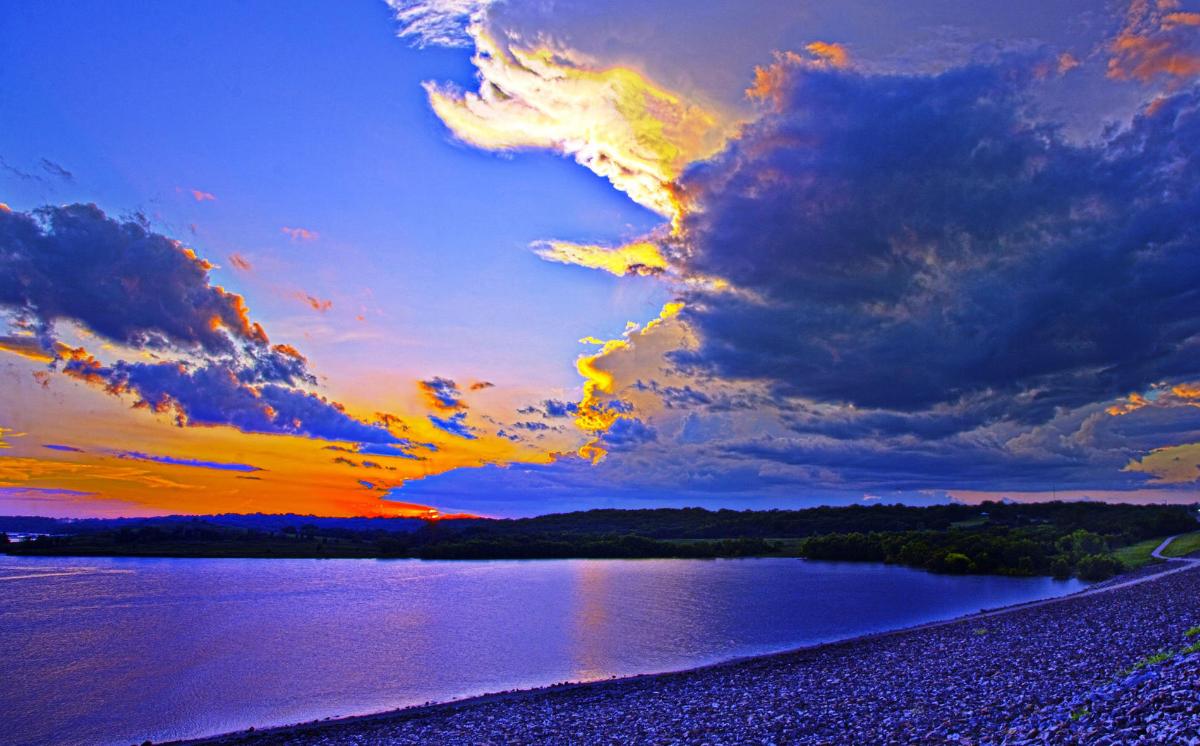
#> input picture img/scenery1.png, 1200 x 746 px
$ python ITTITest.py
#> lines starting #> are read from the running program, lines starting #| are printed output that depends on the picture
import cv2
import matplotlib.pyplot as plt
import numpy as np


def readImg(path):
    # 读取图片
    img = cv2.imread(path)
    img_cv = cv2.cvtColor(img, cv2.COLOR_BGR2RGB)

    # 调整图片大小
    resized_img = cv2.resize(img_cv, (640, 480))
    return resized_img


# 构建高斯金字塔
def build_gaussian_pyramid(image, levels):
    # 构建空元组来存储高斯金字塔图像
    pyramid = ()

    # 首先将输入图像放入金字塔元组中
    pyramid += (image,)

    # 对输入图像进行高斯滤波和下采样，生成金字塔图像
    for i in range(levels - 1):
        # 进行高斯滤波
        blur = cv2.GaussianBlur(pyramid[i], (3, 3), 0)
        # 进行下采样
        downsample = cv2.pyrDown(blur)
        # 将结果加入金字塔元组中
        pyramid += (downsample,)

    return pyramid


# 构建亮度高斯金字塔
def build_intensity_gaussian_pyramid(image, levels):
    # 将彩色图像转换为灰度图像
    gray = cv2.cvtColor(image, cv2.COLOR_RGB2GRAY)

    # 构建空元组来存储高斯金字塔图像
    pyramid = ()

    # 首先将灰度图像放入金字塔元组中
    pyramid += (gray,)

    # 对灰度图像进行高斯滤波和下采样，生成金字塔图像
    for i in range(levels - 1):
        # 进行高斯滤波
        blur = cv2.GaussianBlur(pyramid[i], (3, 3), 0)
        # 进行下采样
        downsample = cv2.pyrDown(blur)
        # 将结果加入金字塔元组中
        pyramid += (downsample,)

    return pyramid


# 构建颜色高斯金字塔
def build_color_gaussian_pyramid(image, levels):
    # 构建空元组来存储颜色高斯金字塔图像

    pyramid = ()

    # 对输入图像进行通道分离，生成 BGR 三个颜色通道的图像
    b, g, r = cv2.split(image)

    # 首先将红色特征放入金字塔元组中
    red_feature = r - (g + b) / 2
    pyramid += (red_feature,)

    # 然后将绿色特征放入金字塔元组中
    green_feature = g - (r + b) / 2
    pyramid += (green_feature,)

    # 接着将蓝色特征放入金字塔元组中
    blue_feature = b - (r + g) / 2
    pyramid += (blue_feature,)

    # 最后将黄色特征放入金字塔元组中
    yellow_feature = (r + g) / 2 - np.abs(r - g) / 2 - b
    pyramid += (yellow_feature,)

    # 对每个特征图像进行高斯滤波和下采样，生成颜色高斯金字塔图像
    for i in range(3):
        for j in range(3):
            # 进行高斯滤波
            for k in range(4):
                pyramid_level = cv2.GaussianBlur(pyramid[k * 4 + i * 3 + j], (3, 3), 0)
                pyramid = pyramid[:k * 4 + i * 3 + j] + (pyramid_level,) + pyramid[k * 4 + i * 3 + j + 1:]

    return pyramid[4:]  # 不需要返回红、绿、蓝、黄四个特征图像


def main():
    img = readImg(PATH)
#> in readImg, img is the input picture: shape (746, 1200, 3); mean B, G, R 154.4, 90.5, 91.2
#> in readImg, `resized_img = cv2.resize(img_cv, (640, 480))`:
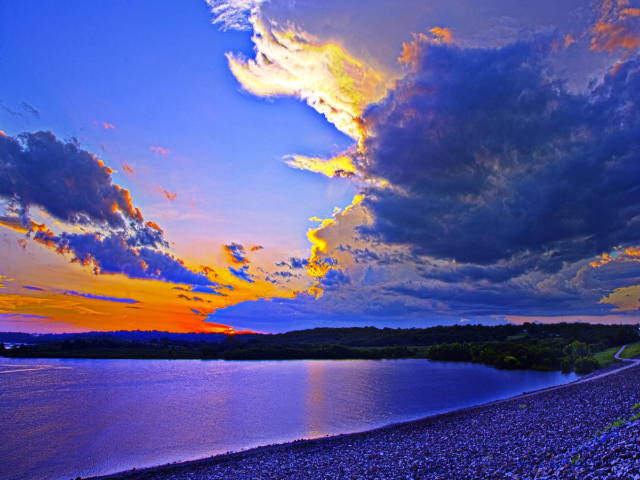
#> resized_img: shape (480, 640, 3); mean R, G, B 91.1, 90.4, 154.3
    pyramid = build_gaussian_pyramid(img, 9)
#> the loop in build_gaussian_pyramid, `for i in range(levels - 1):` made 8 passes
#> pass 2, in build_gaussian_pyramid, `downsample = cv2.pyrDown(blur)`:
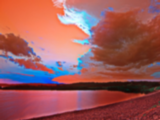
#> downsample: shape (120, 160, 3); mean of channels 0, 1, 2 91.4, 90.7, 154.7; drawn as B, G, R
#> after the loop in build_gaussian_pyramid, `for i in range(levels - 1):`: pyramid = 9 items
#> pyramid = 9 items
    brightness_pyramid = build_intensity_gaussian_pyramid(img, 9)
#> the loop in build_intensity_gaussian_pyramid, `for i in range(levels - 1):` made 8 passes
#> downsample on pass 8: [[123, 124, 112], [114, 112, 98]]
#> brightness_pyramid = 9 items
    red_color_pyramid = build_color_gaussian_pyramid(img, 9)[0]
#> in build_color_gaussian_pyramid, `b, g, r = cv2.split(image)`:
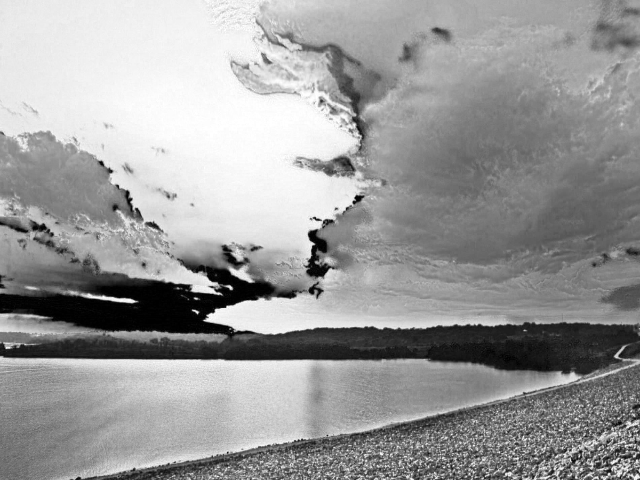
#> r: shape (480, 640); min 0, max 255, mean 154.3
#> in build_color_gaussian_pyramid, `red_feature = r - (g + b) / 2`:
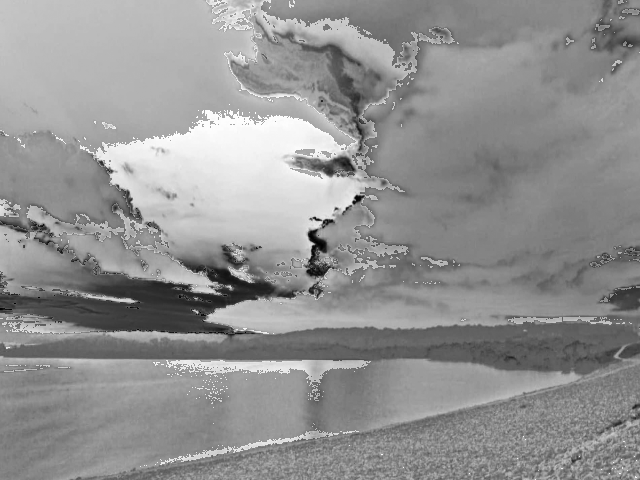
#> red_feature: shape (480, 640) float64; min -124.5, max 255, mean 93.2; drawn with min black and max white
#> in build_color_gaussian_pyramid, `green_feature = g - (r + b) / 2`:
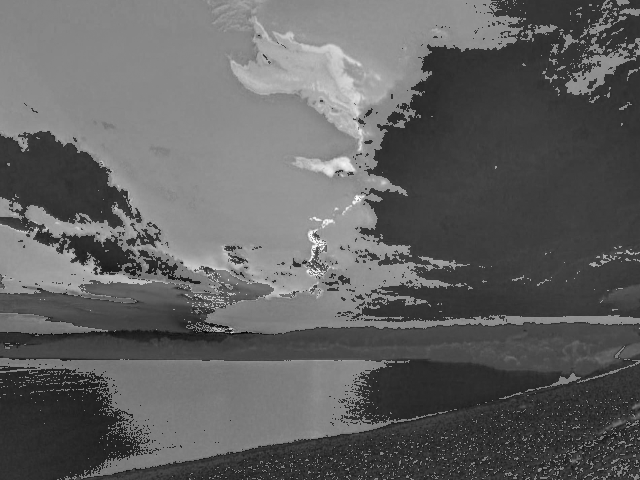
#> green_feature: shape (480, 640) float64; min -110, max 251.5, mean 28.4; drawn with min black and max white
#> in build_color_gaussian_pyramid, `blue_feature = b - (r + g) / 2`:
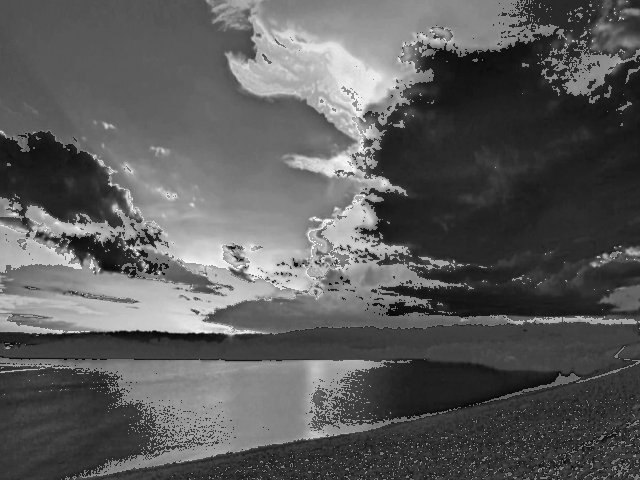
#> blue_feature: shape (480, 640) float64; min -103, max 254, mean 25.1; drawn with min black and max white
#> in build_color_gaussian_pyramid, `yellow_feature = (r + g) / 2 - np.abs(r - g) / 2 - b`:
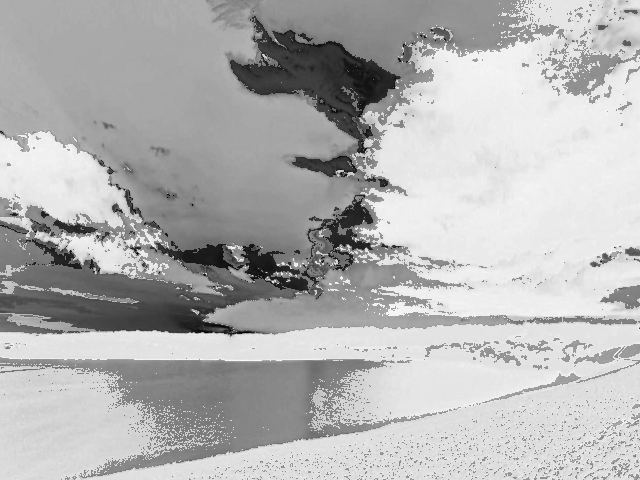
#> yellow_feature: shape (480, 640) float64; min -356, max 48, mean -70.6; drawn with min black and max white

    # 显示 pyramid
    fig, axs = plt.subplots(3, 3)
    fig.suptitle('Color Pyramid')
    for i in range(3):
        for j in range(3):
            axs[i, j].imshow(pyramid[i * 3 + j])
    # plt.show()

    # 显示 brightness_pyramid
    fig_brightness, axs_brightness = plt.subplots(3, 3)
    fig_brightness.suptitle('Brightness Pyramid')
    for i in range(3):
        for j in range(3):
            axs_brightness[i, j].imshow(brightness_pyramid[i * 3 + j], cmap='gray')
    # plt.show()

    # 显示 red_color_pyramid
    fig_red, axs_red = plt.subplots(3, 3)
    fig_red.suptitle('Red Color Pyramid')
    for i in range(3):
        for j in range(3):
            axs_red[i, j].imshow(red_color_pyramid[i * 3 + j], cmap='gray')
    plt.show()


if __name__ == '__main__':
    PATH = "../../../img/scenery1.png"
#> (the run stopped early here; a loop or call above may not have finished)
